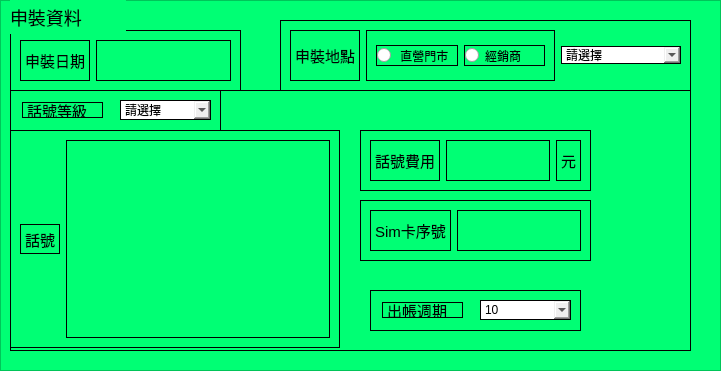
           <widget class="QFrame" name="InstallInfo">
            <property name="geometry">
             <rect>
              <x>10</x>
              <y>340</y>
              <width>721</width>
              <height>371</height>
             </rect>
            </property>
            <property name="styleSheet">
             <string notr="true">QFrame{
	background-color: rgb(0, 255, 116);
}

QLabel{
	font-size:15px;
}
</string>
            </property>
            <property name="frameShape">
             <enum>QFrame::StyledPanel</enum>
            </property>
            <property name="frameShadow">
             <enum>QFrame::Raised</enum>
            </property>
            <widget class="QFrame" name="frame">
             <property name="geometry">
              <rect>
               <x>10</x>
               <y>30</y>
               <width>231</width>
               <height>61</height>
              </rect>
             </property>
             <property name="styleSheet">
              <string notr="true">border:1px solid black;</string>
             </property>
             <property name="frameShape">
              <enum>QFrame::StyledPanel</enum>
             </property>
             <property name="frameShadow">
              <enum>QFrame::Raised</enum>
             </property>
             <layout class="QHBoxLayout" name="horizontalLayout_4">
              <item>
               <widget class="QLabel" name="label_4">
                <property name="text">
                 <string>申裝日期</string>
                </property>
               </widget>
              </item>
              <item>
               <widget class="QTextEdit" name="Date">
                <property name="styleSheet">
                 <string notr="true">border:1px solid black;</string>
                </property>
               </widget>
              </item>
             </layout>
            </widget>
            <widget class="QFrame" name="frame_2">
             <property name="geometry">
              <rect>
               <x>280</x>
               <y>20</y>
               <width>411</width>
               <height>71</height>
              </rect>
             </property>
             <property name="styleSheet">
              <string notr="true">border:1px solid black;</string>
             </property>
             <property name="frameShape">
              <enum>QFrame::StyledPanel</enum>
             </property>
             <property name="frameShadow">
              <enum>QFrame::Raised</enum>
             </property>
             <layout class="QHBoxLayout" name="horizontalLayout_5">
              <item>
               <widget class="QLabel" name="label_11">
                <property name="maximumSize">
                 <size>
                  <width>70</width>
                  <height>16777215</height>
                 </size>
                </property>
                <property name="text">
                 <string>申裝地點</string>
                </property>
               </widget>
              </item>
              <item>
               <widget class="QGroupBox" name="place">
                <property name="title">
                 <string/>
                </property>
                <layout class="QHBoxLayout" name="horizontalLayout_6">
                 <item>
                  <widget class="QRadioButton" name="dealer">
                   <property name="text">
                    <string> 直營門市</string>
                   </property>
                  </widget>
                 </item>
                 <item>
                  <widget class="QRadioButton" name="radioButton_4">
                   <property name="text">
                    <string>經銷商</string>
                   </property>
                  </widget>
                 </item>
                </layout>
               </widget>
              </item>
              <item>
               <widget class="QComboBox" name="region">
                <property name="maximumSize">
                 <size>
                  <width>120</width>
                  <height>16777215</height>
                 </size>
                </property>
                <item>
                 <property name="text">
                  <string>請選擇</string>
                 </property>
                </item>
               </widget>
              </item>
             </layout>
            </widget>
            <widget class="QFrame" name="frame_3">
             <property name="geometry">
              <rect>
               <x>10</x>
               <y>90</y>
               <width>681</width>
               <height>261</height>
              </rect>
             </property>
             <property name="styleSheet">
              <string notr="true">border:1px solid black;</string>
             </property>
             <property name="frameShape">
              <enum>QFrame::StyledPanel</enum>
             </property>
             <property name="frameShadow">
              <enum>QFrame::Raised</enum>
             </property>
             <widget class="QFrame" name="frame_4">
              <property name="geometry">
               <rect>
                <x>0</x>
                <y>40</y>
                <width>330</width>
                <height>218</height>
               </rect>
              </property>
              <property name="frameShape">
               <enum>QFrame::StyledPanel</enum>
              </property>
              <property name="frameShadow">
               <enum>QFrame::Raised</enum>
              </property>
              <layout class="QHBoxLayout" name="horizontalLayout_7">
               <item>
                <widget class="QLabel" name="label_12">
                 <property name="maximumSize">
                  <size>
                   <width>16777215</width>
                   <height>30</height>
                  </size>
                 </property>
                 <property name="text">
                  <string>話號</string>
                 </property>
                </widget>
               </item>
               <item>
                <widget class="QListView" name="number">
                 <property name="styleSheet">
                  <string notr="true"/>
                 </property>
                </widget>
               </item>
              </layout>
             </widget>
             <widget class="QFrame" name="frame_5">
              <property name="geometry">
               <rect>
                <x>350</x>
                <y>40</y>
                <width>231</width>
                <height>61</height>
               </rect>
              </property>
              <property name="styleSheet">
               <string notr="true">border:1px solid black;</string>
              </property>
              <property name="frameShape">
               <enum>QFrame::StyledPanel</enum>
              </property>
              <property name="frameShadow">
               <enum>QFrame::Raised</enum>
              </property>
              <layout class="QHBoxLayout" name="horizontalLayout_8">
               <item>
                <widget class="QLabel" name="label_13">
                 <property name="text">
                  <string>話號費用</string>
                 </property>
                </widget>
               </item>
               <item>
                <widget class="QTextEdit" name="cost">
                 <property name="maximumSize">
                  <size>
                   <width>16777215</width>
                   <height>80</height>
                  </size>
                 </property>
                 <property name="styleSheet">
                  <string notr="true">border:1px solid black;</string>
                 </property>
                </widget>
               </item>
               <item>
                <widget class="QLabel" name="label_15">
                 <property name="text">
                  <string>元</string>
                 </property>
                </widget>
               </item>
              </layout>
             </widget>
             <widget class="QFrame" name="frame_6">
              <property name="geometry">
               <rect>
                <x>350</x>
                <y>110</y>
                <width>231</width>
                <height>61</height>
               </rect>
              </property>
              <property name="styleSheet">
               <string notr="true">border:1px solid black;</string>
              </property>
              <property name="frameShape">
               <enum>QFrame::StyledPanel</enum>
              </property>
              <property name="frameShadow">
               <enum>QFrame::Raised</enum>
              </property>
              <layout class="QHBoxLayout" name="horizontalLayout_9">
               <item>
                <widget class="QLabel" name="label_14">
                 <property name="text">
                  <string>Sim卡序號</string>
                 </property>
                </widget>
               </item>
               <item>
                <widget class="QTextEdit" name="uud">
                 <property name="styleSheet">
                  <string notr="true">border:1px solid black;</string>
                 </property>
                </widget>
               </item>
              </layout>
             </widget>
             <widget class="QFrame" name="ID_2">
              <property name="geometry">
               <rect>
                <x>360</x>
                <y>200</y>
                <width>211</width>
                <height>41</height>
               </rect>
              </property>
              <property name="frameShape">
               <enum>QFrame::StyledPanel</enum>
              </property>
              <property name="frameShadow">
               <enum>QFrame::Raised</enum>
              </property>
              <widget class="QComboBox" name="frequency">
               <property name="geometry">
                <rect>
                 <x>110</x>
                 <y>10</y>
                 <width>91</width>
                 <height>20</height>
                </rect>
               </property>
               <property name="maximumSize">
                <size>
                 <width>120</width>
                 <height>16777215</height>
                </size>
               </property>
               <item>
                <property name="text">
                 <string>10</string>
                </property>
               </item>
              </widget>
              <widget class="QLabel" name="IdType_2">
               <property name="geometry">
                <rect>
                 <x>12</x>
                 <y>12</y>
                 <width>81</width>
                 <height>16</height>
                </rect>
               </property>
               <property name="text">
                <string>出帳週期</string>
               </property>
              </widget>
             </widget>
             <widget class="QFrame" name="ID_3">
              <property name="geometry">
               <rect>
                <x>0</x>
                <y>0</y>
                <width>211</width>
                <height>41</height>
               </rect>
              </property>
              <property name="frameShape">
               <enum>QFrame::StyledPanel</enum>
              </property>
              <property name="frameShadow">
               <enum>QFrame::Raised</enum>
              </property>
              <widget class="QComboBox" name="level">
               <property name="geometry">
                <rect>
                 <x>110</x>
                 <y>10</y>
                 <width>91</width>
                 <height>20</height>
                </rect>
               </property>
               <property name="maximumSize">
                <size>
                 <width>120</width>
                 <height>16777215</height>
                </size>
               </property>
               <item>
                <property name="text">
                 <string>請選擇</string>
                </property>
               </item>
              </widget>
              <widget class="QLabel" name="IdType_3">
               <property name="geometry">
                <rect>
                 <x>12</x>
                 <y>12</y>
                 <width>81</width>
                 <height>16</height>
                </rect>
               </property>
               <property name="text">
                <string>話號等級</string>
               </property>
              </widget>
             </widget>
            </widget>
            <widget class="QLabel" name="label_19">
             <property name="geometry">
              <rect>
               <x>10</x>
               <y>0</y>
               <width>116</width>
               <height>34</height>
              </rect>
             </property>
             <property name="styleSheet">
              <string notr="true">font-size:18px;</string>
             </property>
             <property name="text">
              <string>申裝資料</string>
             </property>
            </widget>
           </widget>
